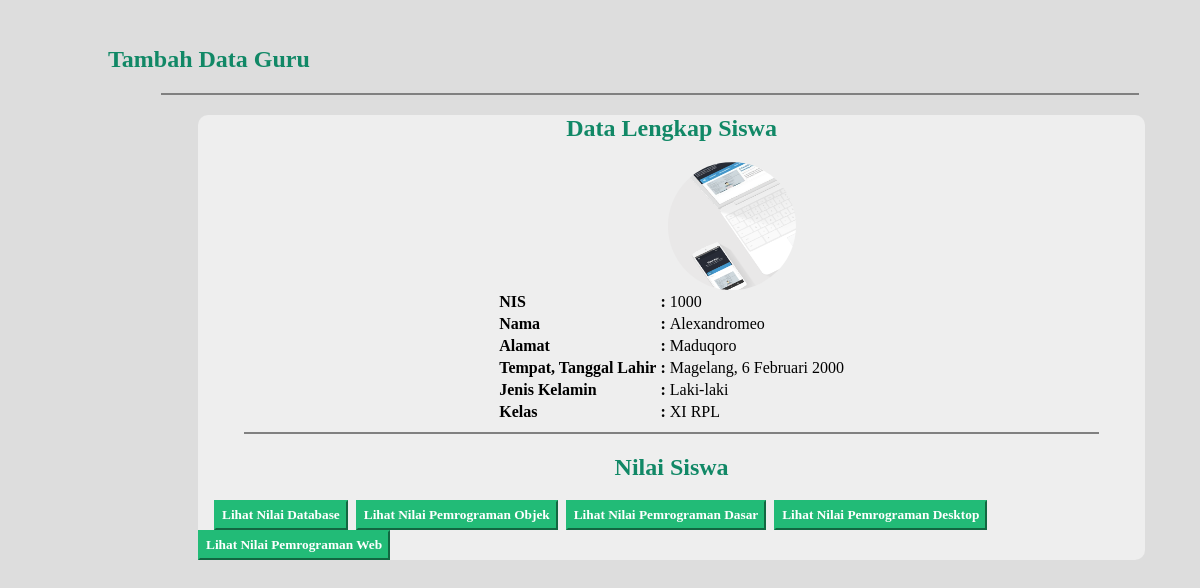
Page /admin/lengkapsiswa.php?nis=11732 on the committed database.
### tables this page shows
CREATE TABLE `datasiswa` (
  `nis` int(50) NOT NULL,
  `nama` varchar(50) NOT NULL,
  `alamat` varchar(99) NOT NULL,
  `tempatlahir` varchar(50) NOT NULL,
  `tanggallahir` varchar(50) NOT NULL,
  `bulanlahir` varchar(50) NOT NULL,
  `tahunlahir` varchar(50) NOT NULL,
  `jurusan` varchar(50) NOT NULL,
  `kelas` varchar(50) NOT NULL,
  `jk` varchar(50) NOT NULL,
  `foto` varchar(50) NOT NULL
);

CREATE TABLE `pelajaran` (
  `id` varchar(99) NOT NULL,
  `mapel` varchar(99) NOT NULL,
  `nis` int(99) NOT NULL
);

### admin/lengkapsiswa.php (the view, shortened to what this page needs)
<?php
include "../php/lib.php";
?>
<!DOCTYPE html>
<html>
<head>
	<link rel="stylesheet" type="text/css" href="../css/style.css">
</head>
<body>
<div class="kontentitle">
	<br><h2>Tambah Data Guru</h2>
	<hr noshade width="90%">
</div>
<div class="konten">
	<center><h2><font face ="Aharoni" color="#186">Data Lengkap Siswa</font></h2></center>
	<?php
	$nis = $_GET['nis'];
	$lengkapsiswa = mysqli_query($konek, "select datasiswa.*,  nilai.*, pelajaran.* from datasiswa, nilai, pelajaran where datasiswa.nis ='".$nis."' AND nilai.nis = pelajaran.nis");
	$data = mysqli_fetch_array($lengkapsiswa);
	if ($data['jk'] == "P")
	{
		$data['jk'] = "Perempuan";
	}
	else
	{
		$data['jk'] = "Laki-laki";
	}
	echo "<img src=../img/$data[foto] class='mlipir'>";
	echo '<center>
	<table>
		<tr>
			<th>NIS</th>
			<th>:</th>
			<td>'.$data['nis'].'</td>
		</tr>
		<tr>
			<th>Nama</th>
			<th>:</th>
			<td>'.$data['nama'].'</td>
		</tr>
		<tr>
			<th>Alamat</th>
			<th>:</th>
			<td>'.$data['alamat'].'</td>
		</tr>
		<tr>
			<th>Tempat, Tanggal Lahir</th>
			<th>:</th>
			<td>'.$data['tempatlahir'].', '.$data['tanggallahir'].' '.$data['bulanlahir'].' '.$data['tahunlahir'].'</td>
		</tr>
		<tr>
			<th>Jenis Kelamin</th>
			<th>:</th>
			<td>'.$data['jk'].'</td>
		</tr>
		<tr>
			<th>Kelas</th>
			<th>:</th>
			<td>'.$data['kelas'].' '.$data['jurusan'].'</td>
		</tr>
	</table></center>';
?>
<hr noshade width="90%" height="1">
<center><h2><font face ="Aharoni" color="#186">Nilai Siswa</font></h2></center>
<?='<a href="?nis='.$nis.'&nilai=Database"><input type="button" value="Lihat Nilai Database" class="okbtn"></a>';?>&nbsp;
<?='<a href="?nis='.$nis.'&nilai=OOP"><input type="button" value="Lihat Nilai Pemrograman Objek" class="okbtn"></a>';?>&nbsp;
<?='<a href="?nis='.$nis.'&nilai=Pemdas"><input type="button" value="Lihat Nilai Pemrograman Dasar" class="okbtn"></a>';?>&nbsp;
<?='<a href="?nis='.$nis.'&nilai=Pemdesk"><input type="button" value="Lihat Nilai Pemrograman Desktop" class="okbtn"></a>';?>&nbsp;
<?='<a href="?nis='.$nis.'&nilai=Pemweb"><input type="button" value="Lihat Nilai Pemrograman Web" class="okbtn"></a>';?>&nbsp;
</div>
</body>
</html>

### css/style.css (style rules this page uses)
body { background-color: #ddd; }
table { text-align: left; }
.okbtn { background-color: #2b7; color: white; width: auto; height: 30px; border-color: #2b7; cursor: pointer; font-family: "Aharoni"; font-weight: bold; }
.konten { background-color: #eee; font-family: Tahoma; width: 80%; height: auto; font-color: black; margin-left: 190px; border-radius: 10px; }
.kontentitle { font-family: "Aharoni"; color: #186; margin-left: 100px; }
img { width: 128px; height: 128px; margin-left: 10px; margin-top: 30px; border-radius: 50%; }
.mlipir { margin-left: 470px; margin-top: 0px; }

### rows in the picture
datasiswa: foto (picture), nama "Alexandromeo", alamat "Maduqoro", tempatlahir "Magelang", tanggallahir "6", bulanlahir "Februari", tahunlahir "2000", kelas "XI", jurusan "RPL"
pelajaran: nis "1000"

### other values in the picture
$data['jk'] "Laki-laki"
